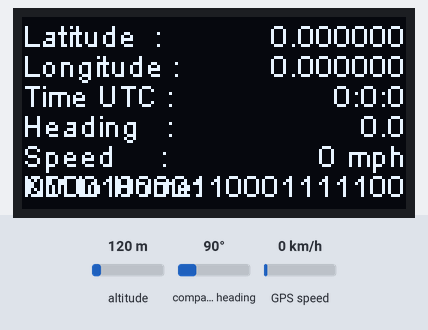
The sketch below on a simulated ESP8266 (NodeMCU). Shown: 128×64 one-colour display. The test bench sets the inputs (shaded band); at power-on: compass heading 90°, GPS speed 0 km/h, altitude 120 m. The GPS gets a fix after 3 s at 37.7749, -122.4194 with 8 satellites; what the sketch prints to the serial monitor is not drawn.

Above: at 2.8 s.
2.9 s: compass heading set to 7°
At 5.2 s:
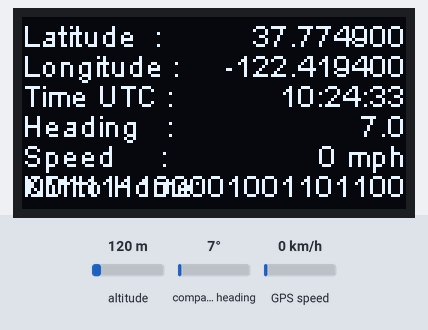
7.2 s: GPS speed set to 2 km/h
At 9.1 s:
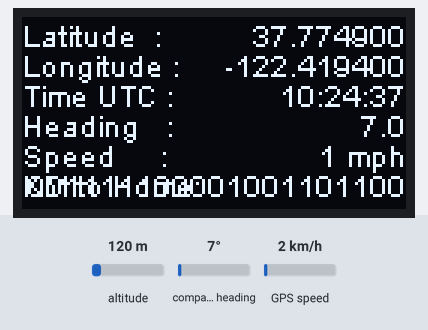
13.7 s: compass heading set to 90°
At 16.1 s:
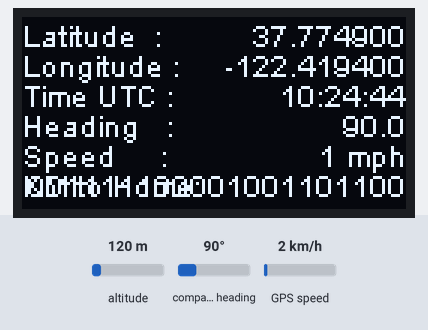
18.0 s: GPS speed set to 30 km/h
At 20.0 s:
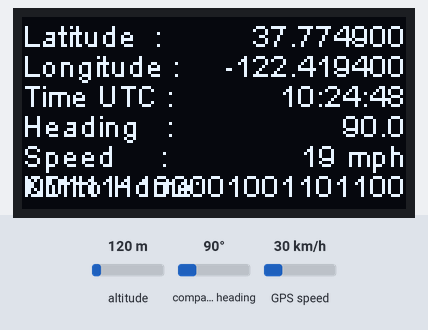
Timing chart, 0 to 21.5 s (numbered marks = the images above; inputs shaded):
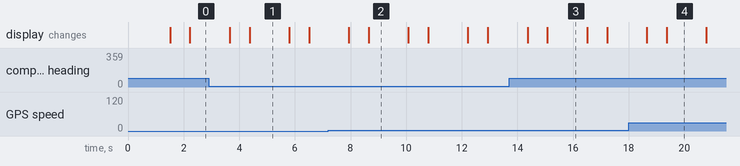

The sketch:

GPS_OLED.ino
```cpp
#include <TinyGPS++.h>                                  // Tiny GPS Plus Library
#include <SoftwareSerial.h>                             // Software Serial Library so we can use other Pins for communication with the GPS module

#include <Wire.h>                                       // Only needed for Arduino 1.6.5 and earlier
#include "SSD1306Wire.h"                                // legacy include: `#include "SSD1306.h"`

static const int RXPin = 00, TXPin = 16;                // Ublox 6m GPS module to pins 12 and 13
static const uint32_t GPSBaud = 9600;                   // Ublox GPS default Baud Rate is 9600
const double Home_LAT = 30.0347201;                      // Your Home Latitude
const double Home_LNG = -95.6531897;                     // Your Home Longitude

static const int fetchDelay = 200;

TinyGPSPlus gps;                                        // Create an Instance of the TinyGPS++ object called gps
SoftwareSerial ss(RXPin, TXPin);                        // The serial connection to the GPS device

// Initialize the OLED display using Wire library
// D1/GPIO5 -> SCK/SCL
// D2/GPIO4 -> SDA
SSD1306Wire  display(0x3c, 4, 5);

void setup() {
  Serial.begin(115200);
  delay(1500);                                          // Pause 1.5 seconds
  ss.begin(GPSBaud);                                    // Set Software Serial Comm Speed to 9600

  // Initialising the UI will init the display too.
  display.init();

  display.flipScreenVertically();
  display.setFont(ArialMT_Plain_10);
  display.setTextAlignment(TEXT_ALIGN_LEFT);

}

void loop() {
  // Dump raw data from GPS
  byte rawData = ss.read();
  Serial.write(rawData);

  int line = 0;
  int lineheight = 10;
  display.clear();
  String concatStr;
  display.setTextAlignment(TEXT_ALIGN_LEFT);
  display.drawString(0, line, "Latitude  : ");
  display.setTextAlignment(TEXT_ALIGN_RIGHT);
  display.drawString(128, line, String(gps.location.lat(), 6));

  line += lineheight;
  display.setTextAlignment(TEXT_ALIGN_LEFT);
  display.drawString(0, line,"Longitude : ");
  display.setTextAlignment(TEXT_ALIGN_RIGHT);
  display.drawString(128, line, String(gps.location.lng(), 6));

//  line += lineheight;
//  display.setTextAlignment(TEXT_ALIGN_LEFT);
//  display.drawString(0, line, "Satellites : ");
//  display.setTextAlignment(TEXT_ALIGN_RIGHT);
//  display.drawString(128, line, String(gps.satellites.value()));
//
//  line += lineheight;
//  display.setTextAlignment(TEXT_ALIGN_LEFT);
//  display.drawString(0, line, "Elevation : ");
//  concatStr = String(gps.altitude.feet(), 0) + "ft";
//  display.setTextAlignment(TEXT_ALIGN_RIGHT);
//  display.drawString(128, line, concatStr);
//
  line += lineheight;
  display.setTextAlignment(TEXT_ALIGN_LEFT);
  display.drawString(0, line, "Time UTC : ");
  concatStr = String(gps.time.hour()) + ":" + String(gps.time.minute()) + ":" + String(gps.time.second()); // GPS time UTC
  display.setTextAlignment(TEXT_ALIGN_RIGHT);
  display.drawString(128, line, concatStr);

  line += lineheight;
  display.setTextAlignment(TEXT_ALIGN_LEFT);
  display.drawString(0, line, "Heading   : ");
  display.setTextAlignment(TEXT_ALIGN_RIGHT);
  display.drawString(128, line, String(gps.course.deg(), 1));

  line += lineheight;
  display.setTextAlignment(TEXT_ALIGN_LEFT);
  display.drawString(0, line, "Speed     : ");
  display.setTextAlignment(TEXT_ALIGN_RIGHT);
  display.drawString(128, line, String(gps.speed.mph(), 0) + " mph");

  line += lineheight;
  unsigned long Distance_To_Home = (unsigned long)TinyGPSPlus::distanceBetween(gps.location.lat(),gps.location.lng(),Home_LAT, Home_LNG);
  display.setTextAlignment(TEXT_ALIGN_LEFT);
  display.drawString(0, line, "KM to Home: ");                        // Have TinyGPS Calculate distance to home and display it
  display.setTextAlignment(TEXT_ALIGN_RIGHT);
  display.drawString(128, line, String(Distance_To_Home, 2));


  delay(fetchDelay);
  smartDelay(500);                                      // Run Procedure smartDelay
  if (millis() > 5000 && gps.charsProcessed() < 10)
    display.drawString(0,10,"Waiting for GPS Signal...");
  display.display();
}
static void smartDelay(unsigned long ms)                // This custom version of delay() ensures that the gps object is being "fed".
{
  unsigned long start = millis();
  do
  {
    while (ss.available())
      gps.encode(ss.read());
  } while (millis() - start < ms);
}
```

Measured:
- what the display in image 1 shows lasts 1.4 s, from 4.4 s to 5.8 s
